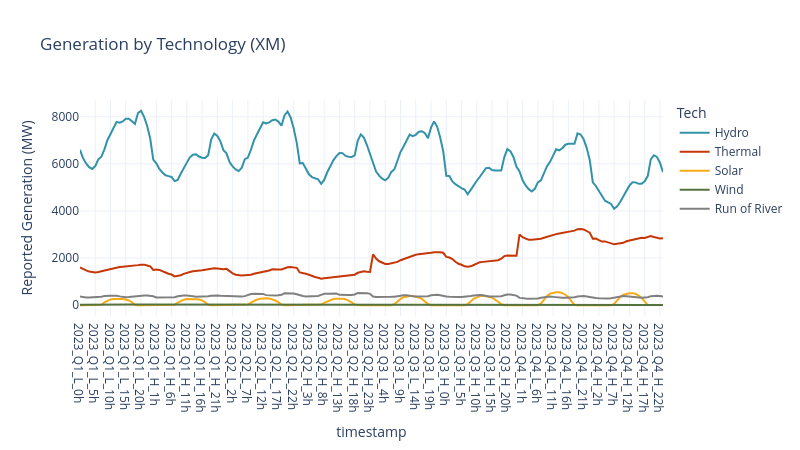

The notebook cell this image was saved under:
### Markdown cell above
### 3.4.3 Dispatch by Technology XM

### Code cell
gen_res = dispatch_xm.copy()
# Replace prefix 'labor_' by 'L_' and 'holidays_' by 'H_'
gen_res['timestamp'] = gen_res['timestamp'].str.replace('labor_', 'L_')
gen_res['timestamp'] = gen_res['timestamp'].str.replace('holidays_', 'H_')

import plotly.express as px
fig = px.line(
    gen_res,
    x='timestamp', y='DispatchGen_MW',
    color='Tech', title='Generation by Technology (XM)',
    color_discrete_map=tech_colors,
    category_orders={"Tech": tech_order},
    labels={'DispatchGen_MW': 'Reported Generation (MW)'},
    height=9*50, width=16*50,
    template='plotly_white',
)

fig.show()

### Figure 1 — Plotly figure (JSON) as saved in the notebook; plotly's stock layout.template omitted (floating-point values rounded to 4 significant figures; data arrays with more than 128 entries replaced by an {"elided": "..."} marker saying what was removed)
{"data": [{"hovertemplate": "Tech=Hydro<br>timestamp=%{x}<br>Reported Generation (MW)=%{y}<extra></extra>", "legendgroup": "Hydro", "line": {"color": "#3292A9", "dash": "solid"}, "marker": {"symbol": "circle"}, "mode": "lines", "name": "Hydro", "orientation": "v", "showlegend": true, "type": "scatter", "x": {"elided": "192 str values"}, "xaxis": "x", "y": {"elided": "192 float values"}, "yaxis": "y"}, {"hovertemplate": "Tech=Thermal<br>timestamp=%{x}<br>Reported Generation (MW)=%{y}<extra></extra>", "legendgroup": "Thermal", "line": {"color": "#C53707", "dash": "solid"}, "marker": {"symbol": "circle"}, "mode": "lines", "name": "Thermal", "orientation": "v", "showlegend": true, "type": "scatter", "x": {"elided": "192 str values"}, "xaxis": "x", "y": {"elided": "192 float values"}, "yaxis": "y"}, {"hovertemplate": "Tech=Solar<br>timestamp=%{x}<br>Reported Generation (MW)=%{y}<extra></extra>", "legendgroup": "Solar", "line": {"color": "#F7AB17", "dash": "solid"}, "marker": {"symbol": "circle"}, "mode": "lines", "name": "Solar", "orientation": "v", "showlegend": true, "type": "scatter", "x": {"elided": "161 str values"}, "xaxis": "x", "y": {"elided": "161 float values"}, "yaxis": "y"}, {"hovertemplate": "Tech=Wind<br>timestamp=%{x}<br>Reported Generation (MW)=%{y}<extra></extra>", "legendgroup": "Wind", "line": {"color": "#55733D", "dash": "solid"}, "marker": {"symbol": "circle"}, "mode": "lines", "name": "Wind", "orientation": "v", "showlegend": true, "type": "scatter", "x": {"elided": "192 str values"}, "xaxis": "x", "y": {"elided": "192 float values"}, "yaxis": "y"}, {"hovertemplate": "Tech=Run of River<br>timestamp=%{x}<br>Reported Generation (MW)=%{y}<extra></extra>", "legendgroup": "Run of River", "line": {"color": "#808080", "dash": "solid"}, "marker": {"symbol": "circle"}, "mode": "lines", "name": "Run of River", "orientation": "v", "showlegend": true, "type": "scatter", "x": {"elided": "192 str values"}, "xaxis": "x", "y": {"elided": "192 float values"}, "yaxis": "y"}], "layout": {"height": 450, "legend": {"title": {"text": "Tech"}, "tracegroupgap": 0}, "title": {"text": "Generation by Technology (XM)"}, "width": 800, "xaxis": {"anchor": "y", "domain": [0, 1], "title": {"text": "timestamp"}}, "yaxis": {"anchor": "x", "domain": [0, 1], "title": {"text": "Reported Generation (MW)"}}}}
